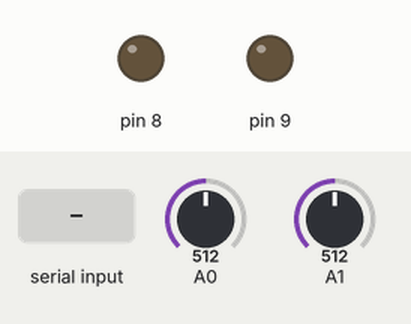
Bench run of a sketch on a simulated Arduino Uno, built with avr-gcc and run on an emulated ATmega328P. On the bench: output pins drawn as LEDs (lit = HIGH). The inputs (shaded band) are chosen by the test bench; at power-on: A0 = 512, A1 = 512. What the sketch prints to the serial monitor is not drawn.

Above: at 1.2 s.
1.3 s: A0 set to 106
2.8 s: A0 set to 88
At 3.2 s:
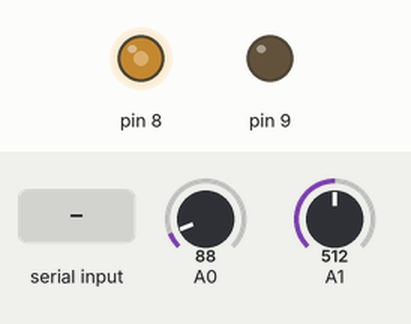
4.3 s: byte 30 received over Serial
At 5.2 s:
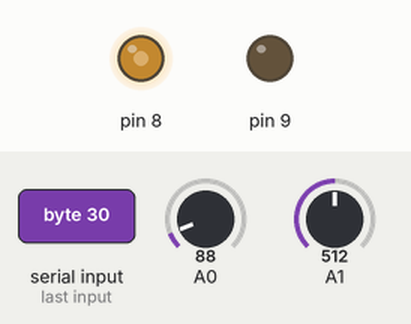
5.8 s: A1 set to 758
7.3 s: A1 set to 784
10.3 s: A0 set to 934
At 10.66 s:
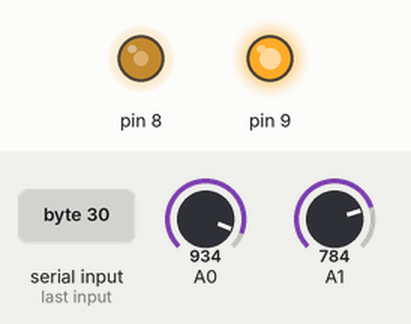
Timing chart, 0 to 14.3 s (numbered marks = the images above; inputs shaded):
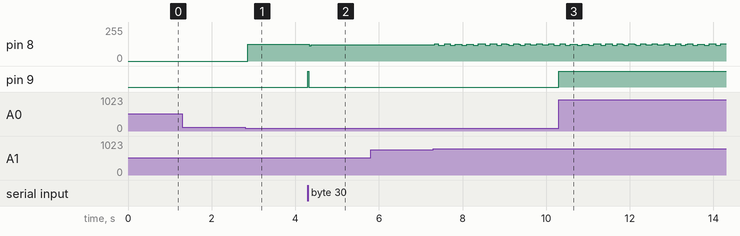

Measured:
- the behaviour switches between 99 and 98 on A0 (found by bisection; images 0 and 1)
- after the input at 1.3 s, every drawn part: stays the same
- after the input at 2.8 s, pin 8: 0/255 → 124/255 after 0.06 s
- after the input at 4.3 s, pin 8: 124/255 → 123/255 at once; pin 9: LOW → HIGH at once, → LOW 0.02 s later
- after the input at 5.8 s, every drawn part: stays the same
- after the input at 10.3 s, pin 9: LOW → HIGH at once

The sketch:

stepper_control.ino
```cpp
int potVal = 0;
int pot = A0;

long pos = 0, maxPos = 0, minPos = 0;
long newDestination;
unsigned long lastPrint = millis();
unsigned long lastTick = millis();
int printDelay = 6000;
int idle = 0;
long minDelay = 33773, maxDelay = 41397;

int brakeDistance = 100;

// good speeds
// 1000 fast!
// 33773 fast
// 41397 very slow

boolean selfRunning = false, calibration = false;
float currentMotion = 0;
long motorDel;
int dir = 0;
int lastPot, potNoise = 15;
float motionIncrement = 5;

boolean debug = false;

void setup() {
  pinMode(8, OUTPUT);
  pinMode(9, OUTPUT);
  Serial.begin(9600);
  Serial.println("hello stepper world!");
}

void loop() {

  tick();

  if (idle > 5) {
    if (maxPos == 0 && minPos == 0) {
      if (debug) Serial.println("use pots to calibrate min and max pos");
    } else {
      if (debug) Serial.println("time to go to work");
    }
    idle = 0;
  }


  if (selfRunning) {
    if (newDestination > pos) {
      currentMotion += motionIncrement;
    }
    if (newDestination < pos) {
      currentMotion -= motionIncrement;
    }

    currentMotion = constrain(currentMotion,-1000,1000);


    float breakFactor = 1;
    float dist = abs(newDestination-pos);
    if (dist < brakeDistance) {
      //Serial.print("dist ");
      //Serial.println(dist);
      breakFactor = dist / brakeDistance;
      //Serial.print("break factor ");
      //Serial.println(breakFactor);
    }

    if (currentMotion < 0) {
      dir = -1;
    } else {
      dir = 1;
    }

    motorDel = map(abs(currentMotion)*breakFactor,0,1000,maxDelay,minDelay);
    moveStepper();

    if (pos == newDestination) {
      if (debug) Serial.println("i arrived");
      currentMotion = 0;
      selfRunning = false;
    }
  }

  potVal = 1023-analogRead(A0);
  if (potVal > (lastPot + potNoise) || potVal < (lastPot - potNoise)) {
    if (debug) Serial.print("pot moved to ");
    if (debug) Serial.println(potVal);
    lastPot = potVal;
    selfRunning = false;
    calibration = true;
  }

  if (calibration) {
    calibrate();
  }

  if (lastPrint + printDelay < millis()) {
    if (debug) feedback();
  }
}

void calibrate() {
  dir = 0;

  if (potVal < 100) {
    dir = -1;
    idle = 0;
    selfRunning = false;
  } else if (potVal > 924) {
    dir = 1;
    idle = 0;
    selfRunning = false;
  }

  if (dir !=0) {
    motorDel = map(analogRead(A1),0,1023,minDelay,maxDelay);
    moveStepper();
    //feedback();
  }
}

void feedback() {
  Serial.print("current motion ");
  Serial.print(currentMotion);
  Serial.print("\tmotor delay: ");
  Serial.println(motorDel);
  Serial.print("current pos ");
  Serial.print(pos);
  Serial.print("\tmin: ");
  Serial.print(minPos);
  Serial.print("\tmax: ");
  Serial.print(maxPos);
  Serial.print("\tdir: ");
  Serial.print(dir);
  Serial.print("\tdest: ");
  Serial.println(newDestination);
  lastPrint = millis();
}

void moveStepper() {

  setDirection(dir);

  digitalWrite(8, HIGH);
  delayMicroseconds(motorDel);

  digitalWrite(8, LOW);
  delayMicroseconds(motorDel);

  // count steps
  if (dir == 1) pos++;
  if (dir == -1) pos--;

  maxPos = max(pos, maxPos);
  minPos = min(pos, minPos);
}

void setDirection(int theDirection) {
  if (theDirection == -1) {
    digitalWrite(9, HIGH);
  } else {
    digitalWrite(9, LOW);
  }
}

void tick() {
  if (lastTick + 1000 < millis()) {
    idle++;
    lastTick = millis();
  }
}

void serialEvent() {
  while (Serial.available()) {
    int inByte = Serial.read();
    newDestination = map(inByte,0,255,minPos,maxPos);
    if (debug) Serial.print("got a new destination: ");
    if (debug) Serial.println(newDestination);
    if (debug) feedback();
    selfRunning = true;
  }
}
```
